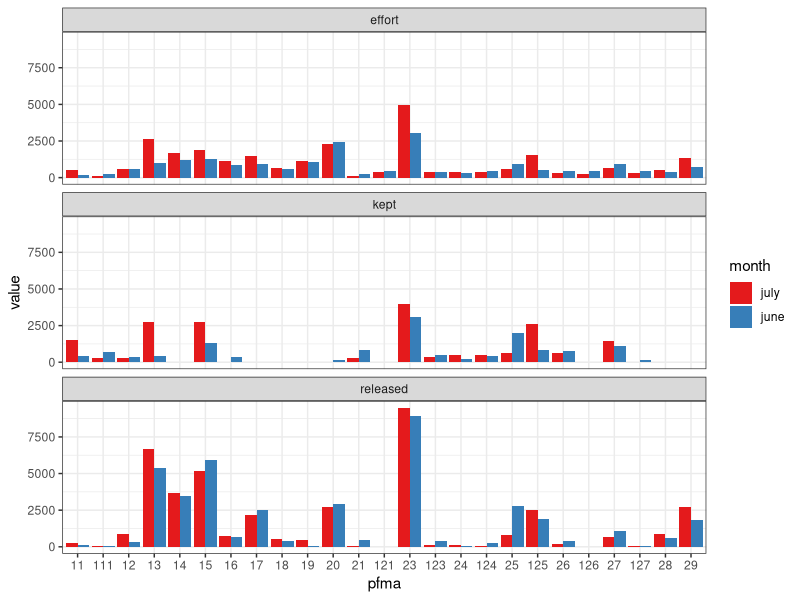
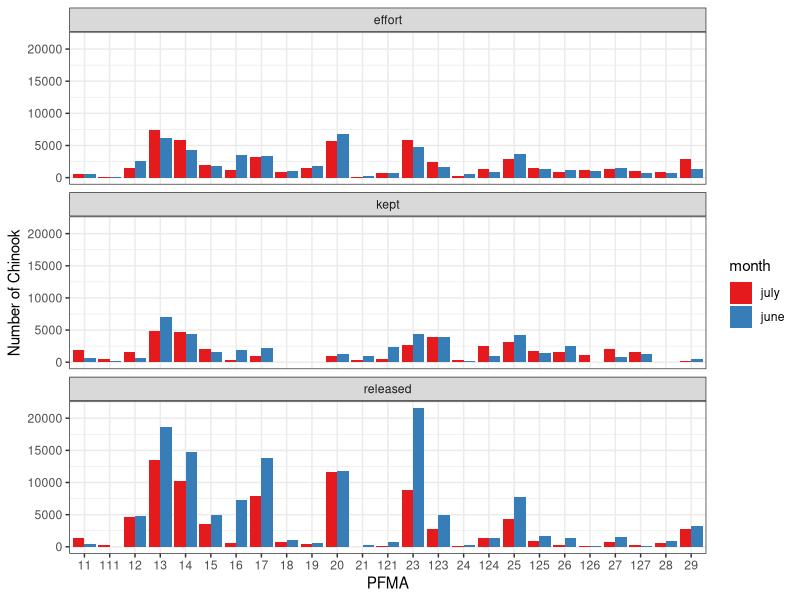
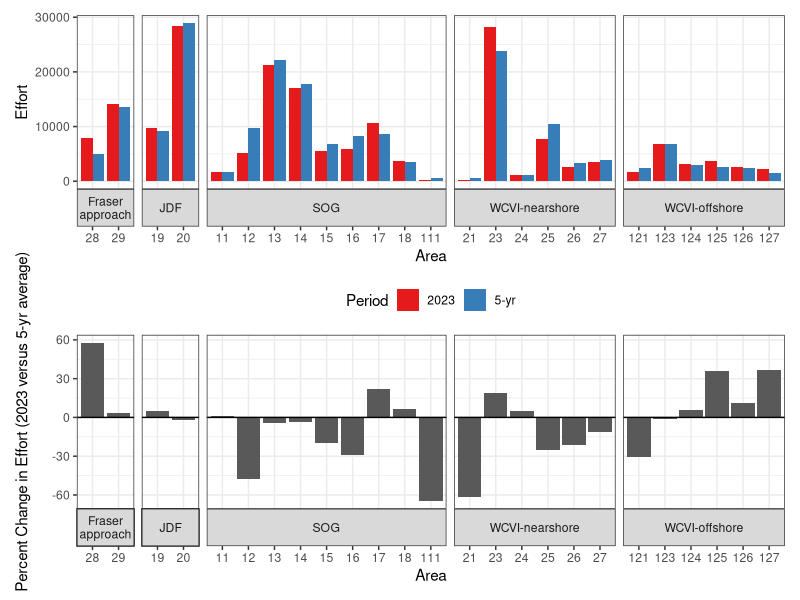
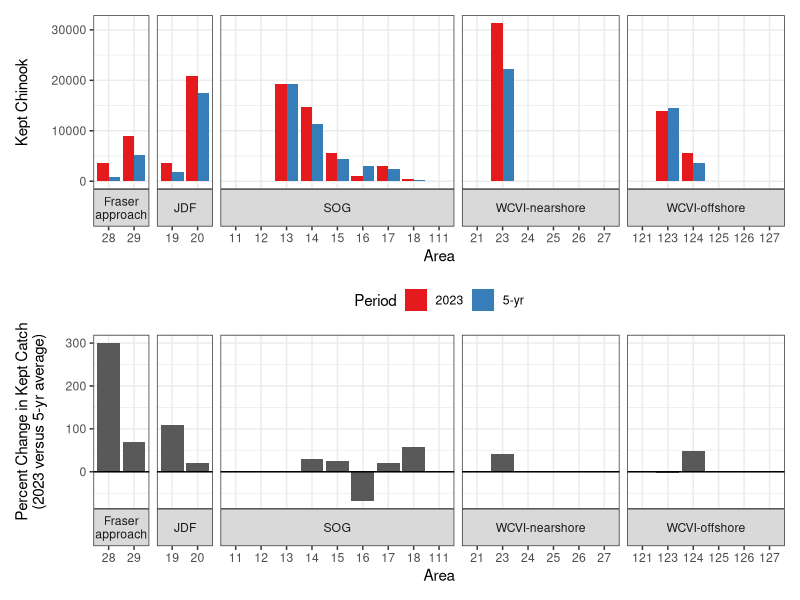
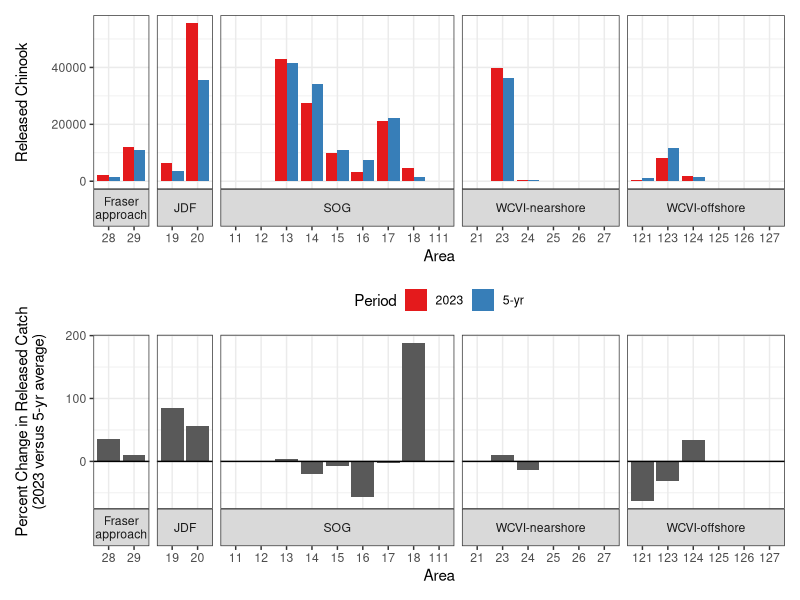
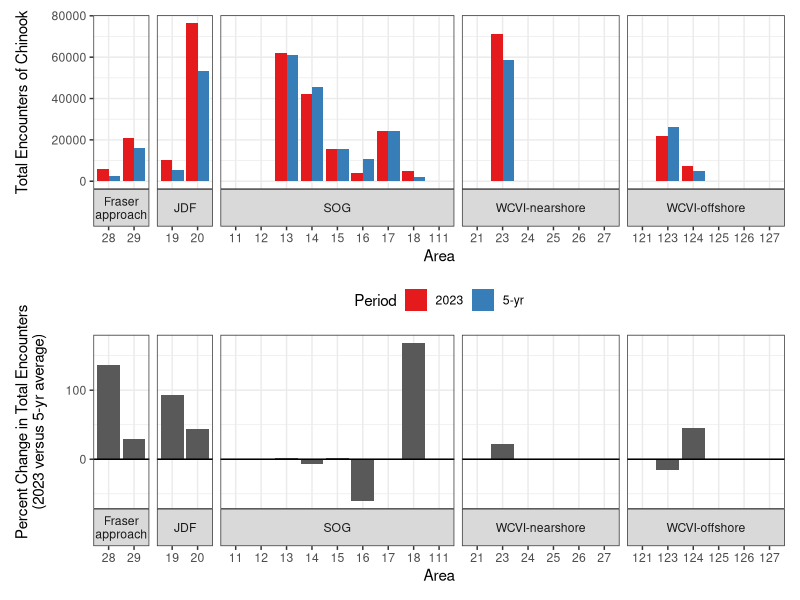
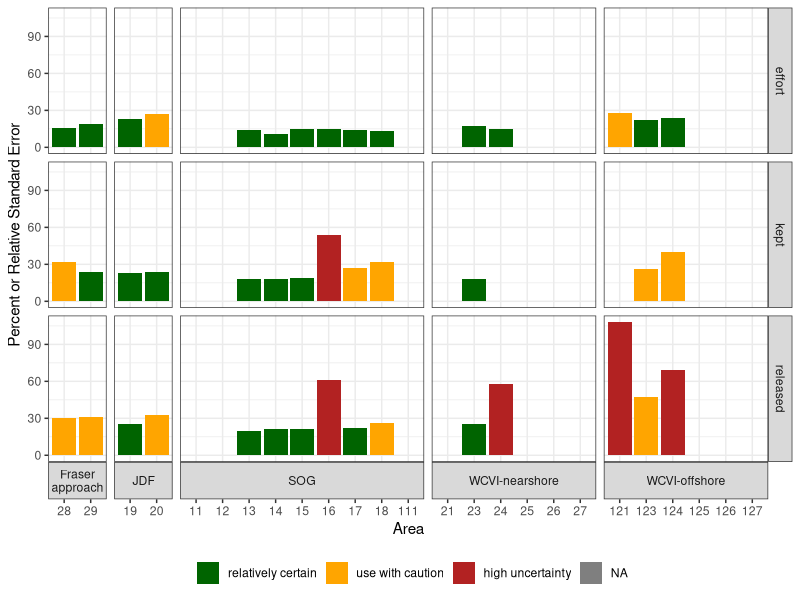
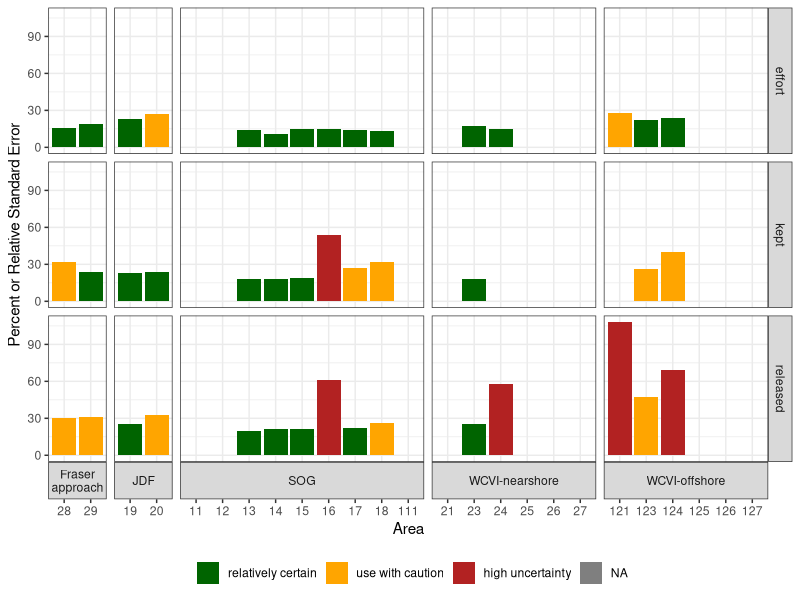

Write R code to recreate these figures, in order.
## ---- chunk 1

library(data.table)
library(tidyverse)
library(RColorBrewer)
library(ggpubr)
library(stringr)
library(patchwork)
library(ggplot2)
library(dplyr)
require(readxl)
## ---- chunk 2
pfmalevels=c("11","111","12","13","14","15","16","17","18","19","20","21","121","23","123","24","124","25","125","26","126","27","127","28","29")

data<-read_excel("data/south coast creel data.xlsx",sheet="Sheet1")%>%
  mutate(pfma=factor(pfma,levels=pfmalevels))

perse<-read_excel("data/catch and release data april 2023 version.xlsx",sheet="percent SE 2023 creel summary")%>%mutate(area2=factor(area))

## ---- chunk 3
data22<-data%>%filter(year==2022)

d22<-read_excel("data/catch and release data april 2023 version.xlsx",sheet="2023 sept creel survey totals")

ggplot(data22,aes(y=value,x=pfma,fill=month))+
  geom_col(position="dodge")+
  scale_fill_brewer(palette="Set1")+
  facet_wrap(metric~.,ncol=1)+
  labs("Value")+
  theme_bw()

## ---- chunk 4
data23<-data%>%filter(year==2023)

ggplot(data23,aes(y=value,x=pfma,fill=month))+
  geom_col(position="dodge")+
  scale_fill_brewer(palette="Set1")+
  facet_wrap(metric~.,ncol=1)+
  theme_bw() +
  labs(x = "PFMA", y = "Number of Chinook")

  
## ---- chunk 5


d22.long<-d22%>%mutate(encounters=kept+released)%>%
pivot_longer(c(4:7),names_to="disposition",values_to="estimate")%>%
  mutate(area2=factor(area))

d22.effort<-d22.long%>%filter(disposition=="effort")

e22.1<-ggplot(d22.effort,aes(x=area2,y=estimate,fill=year))+
  geom_col(position="dodge")+
  scale_fill_brewer(palette="Set1")+
  theme_bw()+
  facet_grid(.~region,space="free",scale="free",switch="x",labeller = labeller(region = label_wrap_gen(10)))+
  labs(x="Area",y="Effort",fill="Period")+
  theme(legend.position="bottom")

d22.effort.pchange<-d22.effort%>%pivot_wider(names_from="year",values_from="estimate")%>%
  mutate(pchange=(`2023`-`5-yr`)/`5-yr`*100)%>%
  select(area2,region,disposition,pchange)

e22.2<-ggplot(d22.effort.pchange,aes(x=area2,y=pchange))+
  geom_col(position="dodge")+
  #scale_fill_brewer(palette="Set1")+
  theme_bw()+
  geom_hline(yintercept=0)+
  facet_grid(.~region,space="free",scale="free",switch="x",labeller = labeller(region = label_wrap_gen(10)))+
  labs(x="Area",y="Percent Change in Effort (2023 versus 5-yr average)")
## ---- chunk 6
# include = TRUE, But does not represent chinook-directed effort
e22.1/e22.2

## ---- chunk 7
d22.kept<-d22.long%>%filter(disposition=="kept")

c22.1<-ggplot(d22.kept,aes(x=area2,y=estimate,fill=year))+
  geom_col(position="dodge")+
  scale_fill_brewer(palette="Set1")+
  theme_bw()+
  facet_grid(.~region,space="free",scale="free",switch="x",labeller = labeller(region = label_wrap_gen(10)))+
  labs(x="Area",y="Kept Chinook",fill="Period")+
  theme(legend.position="bottom")

d22.kept.pchange<-d22.kept%>%pivot_wider(names_from="year",values_from="estimate")%>%
  mutate(pchange=(`2023`-`5-yr`)/`5-yr`*100)%>%
  select(area2,region,disposition,pchange)

c22.2<-ggplot(d22.kept.pchange,aes(x=area2,y=pchange))+
  geom_col(position="dodge")+
  #scale_fill_brewer(palette="Set1")+
  theme_bw()+
  geom_hline(yintercept=0)+
  facet_grid(.~region,space="free",scale="free",switch="x",labeller = labeller(region = label_wrap_gen(10)))+
  labs(x="Area",y="Percent Change in Kept Catch\n(2023 versus 5-yr average)")
## ---- chunk 8

c22.1/c22.2

## ---- chunk 9
d22.rel<-d22.long%>%filter(disposition=="released")

r22.1<-ggplot(d22.rel,aes(x=area2,y=estimate,fill=year))+
  geom_col(position="dodge")+
  scale_fill_brewer(palette="Set1")+
  theme_bw()+
  facet_grid(.~region,space="free",scale="free",switch="x",labeller = labeller(region = label_wrap_gen(10)))+
  labs(x="Area",y="Released Chinook",fill="Period")+
  theme(legend.position="bottom")

d22.rel.pchange<-d22.rel%>%pivot_wider(names_from="year",values_from="estimate")%>%
  mutate(pchange=(`2023`-`5-yr`)/`5-yr`*100)%>%
  select(area2,region,disposition,pchange)

r22.2<-ggplot(d22.rel.pchange,aes(x=area2,y=pchange))+
  geom_col(position="dodge")+
  #scale_fill_brewer(palette="Set1")+
  theme_bw()+
  geom_hline(yintercept=0)+
  facet_grid(.~region,space="free",scale="free",switch="x",labeller = labeller(region = label_wrap_gen(10)))+
  labs(x="Area",y="Percent Change in Released Catch\n(2023 versus 5-yr average)")
## ---- chunk 10

r22.1/r22.2

## ---- chunk 11
d22.enc<-d22.long%>%filter(disposition=="encounters")

enc22.1<-ggplot(d22.enc,aes(x=area2,y=estimate,fill=year))+
  geom_col(position="dodge")+
  scale_fill_brewer(palette="Set1")+
  theme_bw()+
  facet_grid(.~region,space="free",scale="free",switch="x",labeller = labeller(region = label_wrap_gen(10)))+
  labs(x="Area",y="Total Encounters of Chinook",fill="Period")+
  theme(legend.position="bottom")

d22.enc.pchange<-d22.enc%>%pivot_wider(names_from="year",values_from="estimate")%>%
  mutate(pchange=(`2023`-`5-yr`)/`5-yr`*100)%>%
  select(area2,region,disposition,pchange)

enc22.2<-ggplot(d22.enc.pchange,aes(x=area2,y=pchange))+
  geom_col(position="dodge")+
  #scale_fill_brewer(palette="Set1")+
  theme_bw()+
  geom_hline(yintercept=0)+
  facet_grid(.~region,space="free",scale="free",switch="x",labeller = labeller(region = label_wrap_gen(10)))+
  labs(x="Area",y="Percent Change in Total Encounters\n(2023 versus 5-yr average)")
## ---- chunk 12
enc22.1/enc22.2
## ---- chunk 13
perse2<-perse%>%
  mutate(use=case_when(perse<=25~"relatively certain",
                       perse>=25&perse<=50~"use with caution",
                       perse>50~"high uncertainty"))

ggplot(perse2,aes(x=area2,y=perse,fill=factor(use,levels=c("relatively certain","use with caution","high uncertainty"))))+
         geom_col()+theme_bw()+
         facet_grid(disposition~region,space="free",switch="x",scale="free_x",labeller = labeller(region = label_wrap_gen(10)))+
  scale_fill_manual(values=c("dark green","orange","firebrick"))+
  labs(x="Area",y="Percent or Relative Standard Error",fill="")+
  theme(legend.position = "bottom")

ggsave("outputs/chinook percent standard error 2023 creel survey.png",dpi=600,height=6,width=7)

